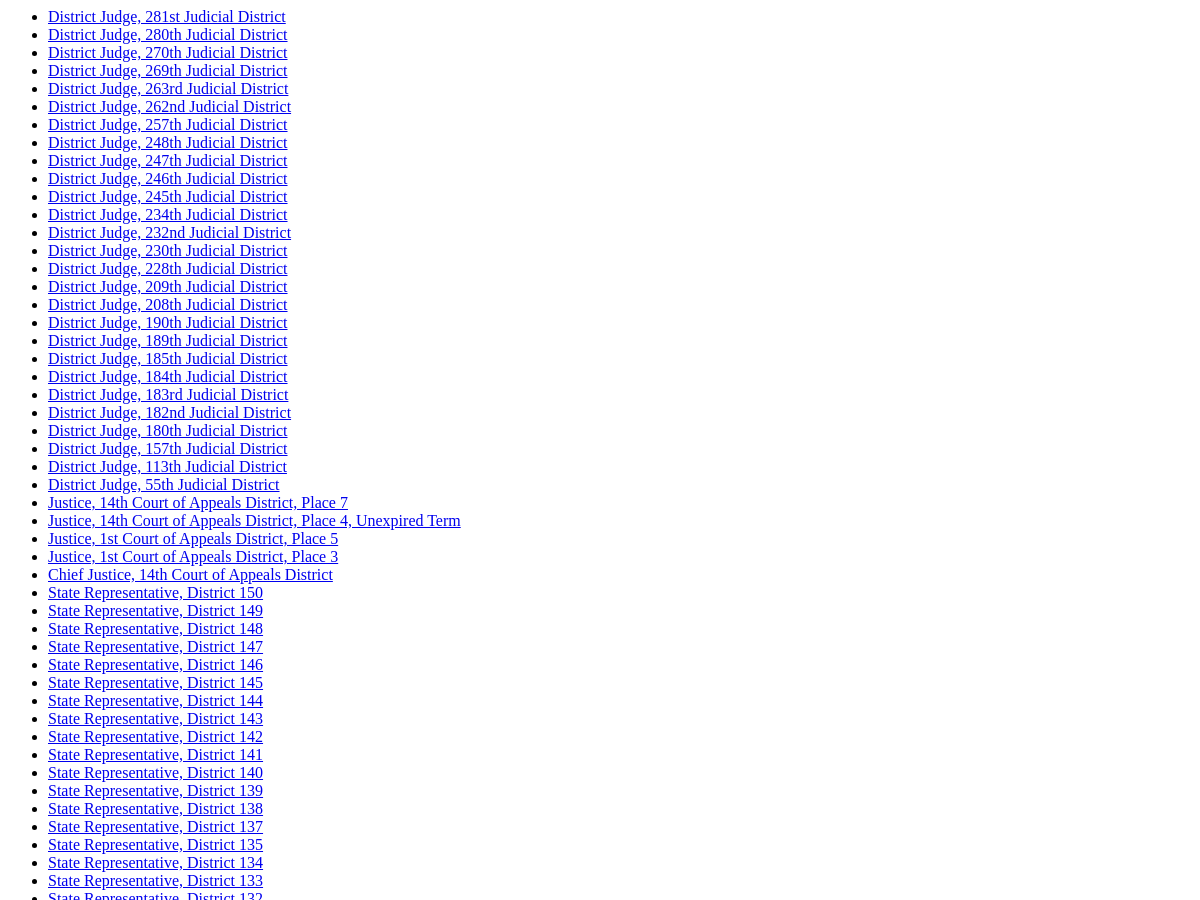
/polls/ (upper part), run on an earlier commit of the app's database.
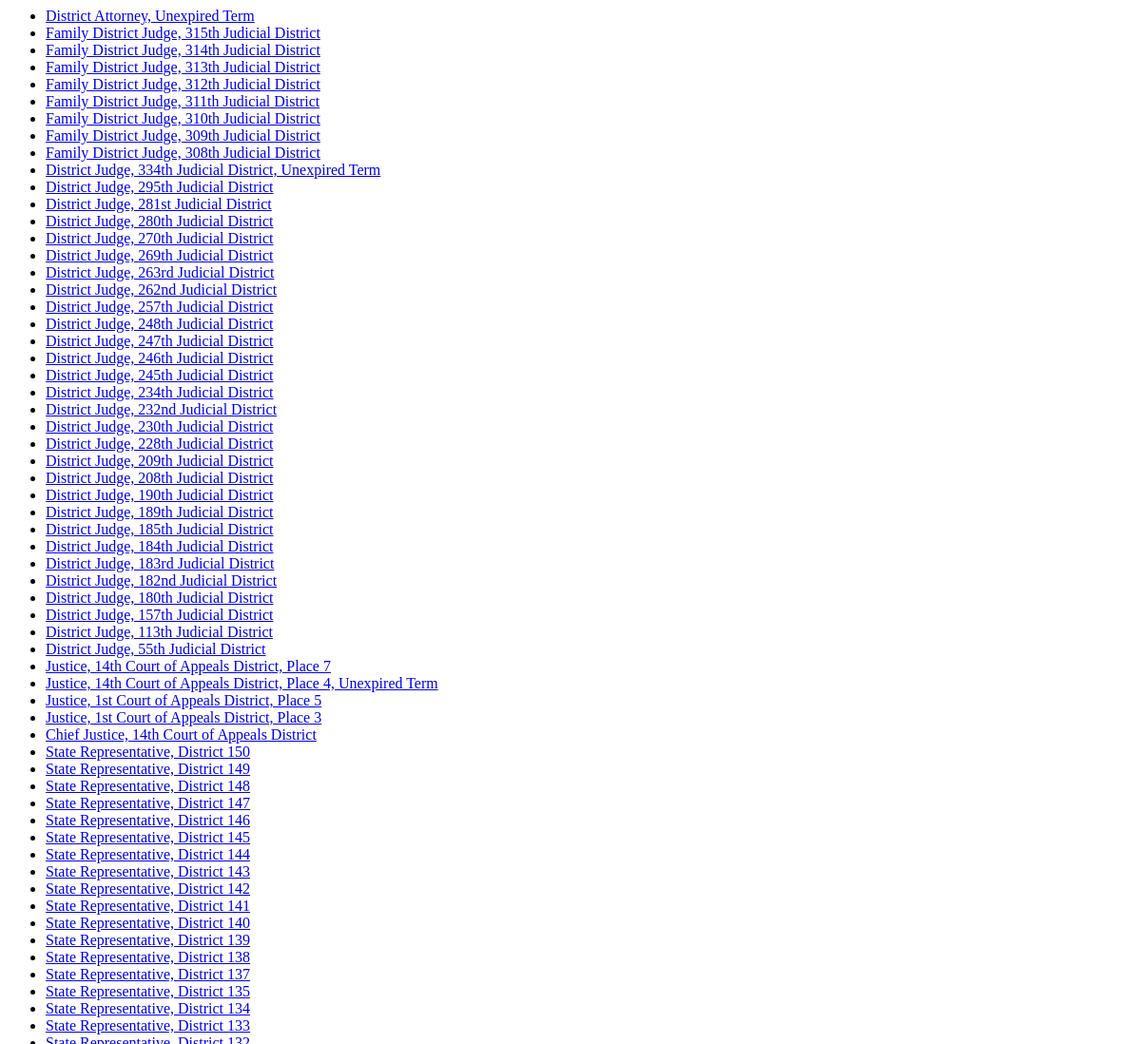
And on a later commit of the database.
### polls/models.py (models this page shows, shortened)
class Question(models.Model):
    question_text = models.CharField(max_length=200)

### polls/views.py (the view)
class IndexView(generic.ListView):
    template_name = 'polls/index.html'
    context_object_name = 'question_list'
    def get_queryset(self):
        return Question.objects.order_by('-id')

### polls/templates/polls/index.html
{% if question_list %}
    <ul>
    {% for question in question_list %}
        <li><a href="{% url 'polls:detail' question.id %}">{{ question.question_text }}</a></li>
    {% endfor %}
    </ul>
{% else %}
    <p>No polls are available.</p>
{% endif %}

What changed in the data, as far as the page shows it:
added Question: question_text "District Attorney, Unexpired Term"
added Question: question_text "Family District Judge, 315th Judicial District"
added Question: question_text "Family District Judge, 314th Judicial District"
added Question: question_text "Family District Judge, 313th Judicial District"
added Question: question_text "Family District Judge, 312th Judicial District"
added Question: question_text "Family District Judge, 311th Judicial District"
added Question: question_text "Family District Judge, 310th Judicial District"
added Question: question_text "Family District Judge, 309th Judicial District"
added Question: question_text "Family District Judge, 308th Judicial District"
added Question: question_text "District Judge, 334th Judicial District, Unexpired Term"
added Question: question_text "District Judge, 295th Judicial District"
